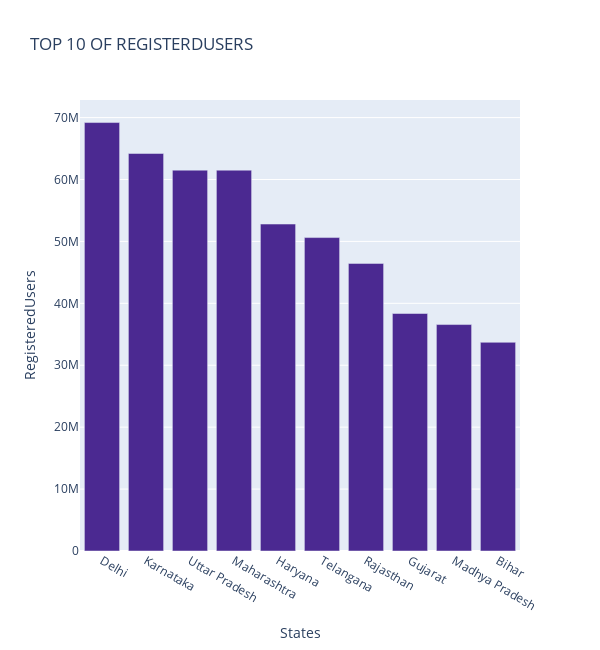
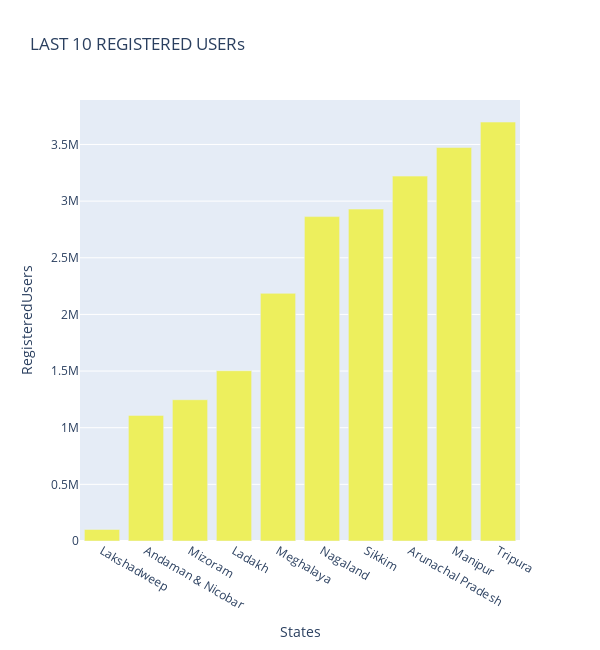
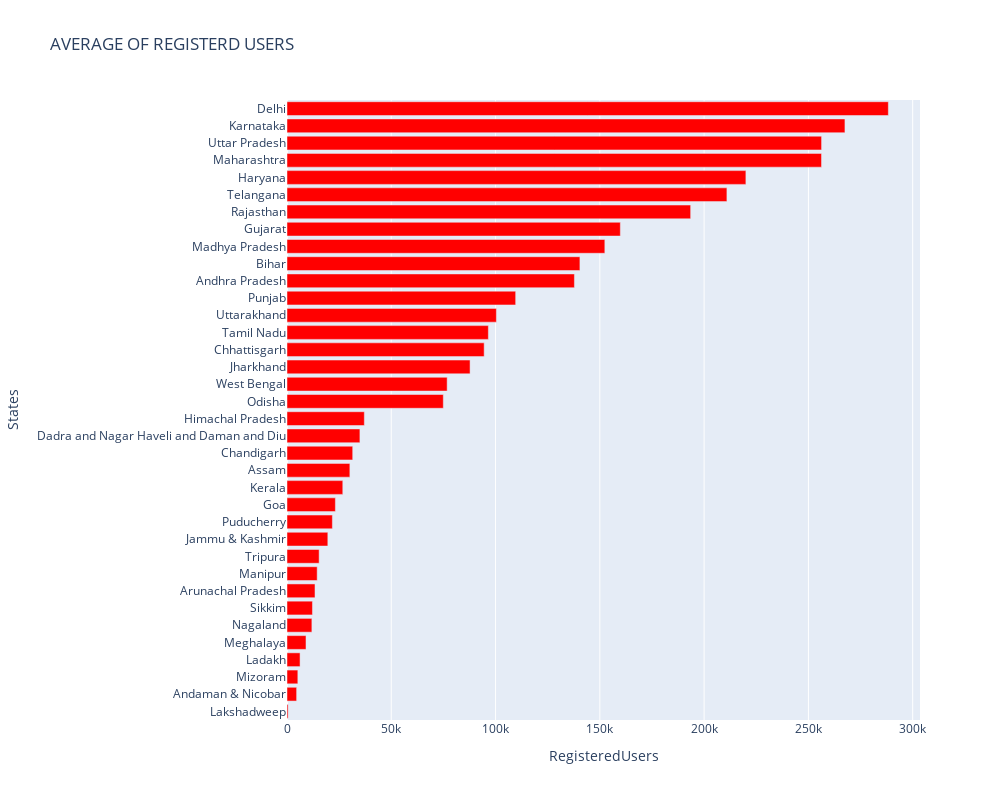

Notebook cell for these charts, in order:
### Code cell
top_chart_registered_users("top_users")

### Figure 1 — Plotly figure (JSON) as saved in the notebook; plotly's stock layout.template omitted (floating-point values rounded to 4 significant figures)
{"data": [{"alignmentgroup": "True", "hovertemplate": "<b>%{hovertext}</b><br><br>States=%{x}<br>RegisteredUsers=%{y}<extra></extra>", "hovertext": ["Delhi", "Karnataka", "Uttar Pradesh", "Maharashtra", "Haryana", "Telangana", "Rajasthan", "Gujarat", "Madhya Pradesh", "Bihar"], "legendgroup": "", "marker": {"color": "rgb(75, 41, 145)", "pattern": {"shape": ""}}, "name": "", "offsetgroup": "", "orientation": "v", "showlegend": false, "textposition": "auto", "type": "bar", "x": ["Delhi", "Karnataka", "Uttar Pradesh", "Maharashtra", "Haryana", "Telangana", "Rajasthan", "Gujarat", "Madhya Pradesh", "Bihar"], "xaxis": "x", "y": [69199425, 64204131, 61515444, 61510587, 52805806, 50621847, 46449233, 38358097, 36574894, 33706880], "yaxis": "y"}], "layout": {"barmode": "relative", "height": 650, "legend": {"tracegroupgap": 0}, "title": {"text": "TOP 10 OF REGISTERDUSERS"}, "width": 600, "xaxis": {"anchor": "y", "domain": [0, 1], "title": {"text": "States"}}, "yaxis": {"anchor": "x", "domain": [0, 1], "title": {"text": "RegisteredUsers"}}}}

### Figure 2 — Plotly figure (JSON) as saved in the notebook; plotly's stock layout.template omitted (floating-point values rounded to 4 significant figures)
{"data": [{"alignmentgroup": "True", "hovertemplate": "<b>%{hovertext}</b><br><br>States=%{x}<br>RegisteredUsers=%{y}<extra></extra>", "hovertext": ["Lakshadweep", "Andaman & Nicobar", "Mizoram", "Ladakh", "Meghalaya", "Nagaland", "Sikkim", "Arunachal Pradesh", "Manipur", "Tripura"], "legendgroup": "", "marker": {"color": "rgb(237, 239, 93)", "pattern": {"shape": ""}}, "name": "", "offsetgroup": "", "orientation": "v", "showlegend": false, "textposition": "auto", "type": "bar", "x": ["Lakshadweep", "Andaman & Nicobar", "Mizoram", "Ladakh", "Meghalaya", "Nagaland", "Sikkim", "Arunachal Pradesh", "Manipur", "Tripura"], "xaxis": "x", "y": [102060, 1108683, 1247017, 1503038, 2185726, 2863196, 2929410, 3220886, 3472831, 3697955], "yaxis": "y"}], "layout": {"barmode": "relative", "height": 650, "legend": {"tracegroupgap": 0}, "title": {"text": "LAST 10 REGISTERED USERs"}, "width": 600, "xaxis": {"anchor": "y", "domain": [0, 1], "title": {"text": "States"}}, "yaxis": {"anchor": "x", "domain": [0, 1], "title": {"text": "RegisteredUsers"}}}}

### Figure 3 — Plotly figure (JSON) as saved in the notebook; plotly's stock layout.template omitted (floating-point values rounded to 4 significant figures)
{"data": [{"alignmentgroup": "True", "hovertemplate": "<b>%{hovertext}</b><br><br>RegisteredUsers=%{x}<br>States=%{y}<extra></extra>", "hovertext": ["Lakshadweep", "Andaman & Nicobar", "Mizoram", "Ladakh", "Meghalaya", "Nagaland", "Sikkim", "Arunachal Pradesh", "Manipur", "Tripura", "Jammu & Kashmir", "Puducherry", "Goa", "Kerala", "Assam", "Chandigarh", "Dadra and Nagar Haveli and Daman and Diu", "Himachal Pradesh", "Odisha", "West Bengal", "Jharkhand", "Chhattisgarh", "Tamil Nadu", "Uttarakhand", "Punjab", "Andhra Pradesh", "Bihar", "Madhya Pradesh", "Gujarat", "Rajasthan", "Telangana", "Haryana", "Maharashtra", "Uttar Pradesh", "Karnataka", "Delhi"], "legendgroup": "", "marker": {"color": "rgb(255,0,0)", "pattern": {"shape": ""}}, "name": "", "offsetgroup": "", "orientation": "h", "showlegend": false, "textposition": "auto", "type": "bar", "x": [531.6, 4620.0, 5196.0, 6263.0, 9107.0, 11930.0, 12210.0, 13420.0, 14470.0, 15410.0, 19580.0, 21760.0, 23200.0, 26750.0, 30140.0, 31510.0, 34960.0, 37082, 74950.0, 76790.0, 87780.0, 94540.0, 96550.0, 100400.0, 109600.0, 137800.0, 140400.0, 152400.0, 159800.0, 193500.0, 210900.0, 220000.0, 256300.0, 256300.0, 267500.0, 288300.0], "xaxis": "x", "y": ["Lakshadweep", "Andaman & Nicobar", "Mizoram", "Ladakh", "Meghalaya", "Nagaland", "Sikkim", "Arunachal Pradesh", "Manipur", "Tripura", "Jammu & Kashmir", "Puducherry", "Goa", "Kerala", "Assam", "Chandigarh", "Dadra and Nagar Haveli and Daman and Diu", "Himachal Pradesh", "Odisha", "West Bengal", "Jharkhand", "Chhattisgarh", "Tamil Nadu", "Uttarakhand", "Punjab", "Andhra Pradesh", "Bihar", "Madhya Pradesh", "Gujarat", "Rajasthan", "Telangana", "Haryana", "Maharashtra", "Uttar Pradesh", "Karnataka", "Delhi"], "yaxis": "y"}], "layout": {"barmode": "relative", "height": 800, "legend": {"tracegroupgap": 0}, "title": {"text": "AVERAGE OF REGISTERD USERS"}, "width": 1000, "xaxis": {"anchor": "y", "domain": [0, 1], "title": {"text": "RegisteredUsers"}}, "yaxis": {"anchor": "x", "domain": [0, 1], "title": {"text": "States"}}}}
